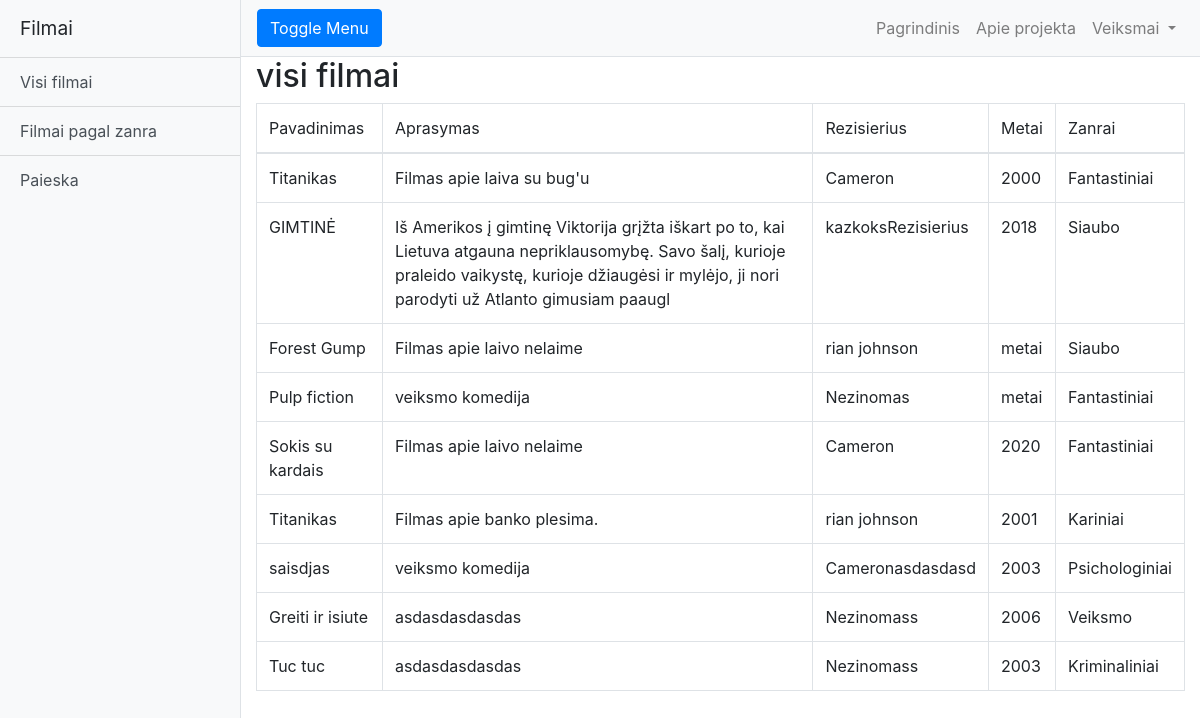
Page /?page=visi on the committed database.
### tables this page shows
CREATE TABLE `filmaitable` (
  `id` int(11) NOT NULL,
  `pavadinimas` varchar(45) DEFAULT NULL,
  `aprasymas` varchar(200) DEFAULT NULL,
  `metai` varchar(45) DEFAULT NULL,
  `rezisierius` varchar(45) DEFAULT NULL,
  `imdb` varchar(45) DEFAULT NULL,
  `genre_id` varchar(45) DEFAULT NULL
);

CREATE TABLE `zanrai` (
  `id` int(11) NOT NULL,
  `pavadinimas` varchar(100) NOT NULL
);

### index.php (called while the page is built, shortened)
<?php
require 'config/config.php';
include "config/links.php";
include "templates/".activeTemplate."/index.view.php";

### config/config.php (called while the page is built, shortened)
<?php
$siteName = "Filmai";

### config/links.php (called while the page is built)
<?php
$nav = [
        'primary' => [
                    'visi' => 'Visi filmai',
                    'zanrai' => 'Filmai pagal zanra',
                    'paieska' => 'Paieska'
        ],
        'actions' => [
            '' => 'Pagrindinis',
            'apie' => "Apie projekta",
            'dropdown' => [
                            'filmu-valdymas' => 'Filmu valdymas',
                            'zanru-valdymas' => 'Zanru valdymas',
                            'profilio-valdymas' => 'Profilio valdymas',
                        ]
                ]
];

### templates/main/pages/all_films.page.php (the view)
<h2>visi filmai</h2>
<?php
$dns= "mysql:host=$host;dbname=$db";
try{
    $conn = new PDO($dns, $username, $password, $options);
    if($conn){
        $stmt = $conn->query("SELECT filmaitable.pavadinimas, filmaitable.aprasymas, filmaitable.rezisierius, filmaitable.metai, filmaitable.genre_id, zanrai.pavadinimas AS zanroPavadinimas
                                        FROM filmaitable
                                        INNER JOIN zanrai ON filmaitable.genre_id=zanrai.id");
        $filmai = $stmt->fetchAll();
    }
} catch (PDOException $e) {
    echo $e->getMessage();
} ?>
<table class="table table-bordered">
    <thead>
    <tr>
        <td>Pavadinimas</td>
        <td>Aprasymas</td>
        <td>Rezisierius</td>
        <td>Metai</td>
        <td>Zanrai</td>
    </tr>
    </thead>
    <tr>
        <?php
        foreach ($filmai as $filmas): ?>
    <tr>
    <td><?=$filmas['pavadinimas']; ?></td>
    <td><?=$filmas['aprasymas']; ?></td>
    <td><?=$filmas['rezisierius']; ?></td>
    <td><?=$filmas['metai']; ?></td>
    <td><?=$filmas['zanroPavadinimas']; ?></td>
    </tr>
    <?php endforeach; ?>
    </tr>
</table>

### templates/main/index.view.php (shortened to what this page needs)
<!DOCTYPE html>
<html lang="en">
<head>
    <link href="/sfilmai/templates/main/css/bootstrap.min.css" rel="stylesheet">
    <link href="/sfilmai/templates/main/css/simple-sidebar.css" rel="stylesheet">
</head>
<body>
<div class="d-flex" id="wrapper">
   <?php include "_partials/header.view.php" ?>
    <div id="page-content-wrapper">
       <?php include "_partials/nav.view.php"; ?>
        <main class="container-fluid">
            <?php
            require ($_SERVER['DOCUMENT_ROOT'].'/sfilmai/router.php');
            ?>
        </main>
    </div>
</div>
</body>
</html>

### templates/main/_partials/header.view.php
<div class="bg-light border-right" id="sidebar-wrapper">
    <div class="sidebar-heading"><?=$siteName; ?> </div>
    <div class="list-group list-group-flush">
        <?php foreach ($nav as $sritis => $pavadinimas): ?>
            <?php if ($sritis == 'primary') :?>
                <?php foreach ($pavadinimas as $title => $href ) :?>
                    <a href="?page=<?= $title ; ?>" class="list-group-item list-group-item-action bg-light"> <?= $href; ?></a>
                <?php endforeach; ?>
            <?php endif; ?>
        <?php endforeach; ?>
    </div>
</div>

### templates/main/_partials/nav.view.php (shortened to what this page needs)
<nav class="navbar navbar-expand-lg navbar-light bg-light border-bottom">
    <button class="btn btn-primary" id="menu-toggle">Toggle Menu</button>
    <div class="collapse navbar-collapse" id="navbarSupportedContent">
        <ul class="navbar-nav ml-auto mt-2 mt-lg-0">
            <?php foreach ($nav['actions'] as $id => $navigation):?>
                <?php if ($id != 'dropdown'):?>
                    <li class="nav-item">
                        <a class="nav-link" href ="?page=<?=$id?>"><?=$navigation;?></a>
                    </li>
                <?php endif;?>
            <?php endforeach;?>
            <li class="nav-item dropdown">
                <a class="nav-link dropdown-toggle" href="#" id="navbarDropdown" role="button" data-toggle="dropdown" aria-haspopup="true" aria-expanded="false">
                    Veiksmai
                </a>
            </li>
        </ul>
    </div>
</nav>

### router.php (shortened to what this page needs)
<?php
if (isset($_GET['page'])){
    switch (htmlspecialchars($_GET['page'])){
        case 'visi':
            include ('templates/'.activeTemplate.'/pages/all_films.page.php');
            break;
    }
} else {
    include ('templates/'.activeTemplate.'/pages/main_page.php');
}

### templates/main/css/simple-sidebar.css (style rules this page uses)
body { overflow-x: hidden; }
#sidebar-wrapper { min-height: 100vh; margin-left: -15rem; -webkit-transition: margin .25s ease-out; -moz-transition: margin .25s ease-out; -o-transition: margin .25s ease-out; transition: margin .25s ease-out; }
#sidebar-wrapper .sidebar-heading { padding: 0.875rem 1.25rem; font-size: 1.2rem; }
#sidebar-wrapper .list-group { width: 15rem; }
#page-content-wrapper { min-width: 100vw; }
@media (min-width: 768px) { #sidebar-wrapper { margin-left: 0; } }
@media (min-width: 768px) { #page-content-wrapper { min-width: 0; width: 100%; } }

### rows in the picture
filmaitable: pavadinimas "Titanikas", aprasymas "Filmas apie laiva su bug'u", rezisierius "Cameron", metai "2000", zanrai.pavadinimas "Fantastiniai"
filmaitable: pavadinimas "GIMTINĖ", aprasymas "Iš Amerikos į gimtinę Viktorija grįžta iškart po to, kai Lietuva atgauna nepriklausomybę. Savo šalį, kurioje praleido vaikystę, kurioje džiaugėsi ir mylėjo, ji nori parodyti už Atlanto gimusiam paaugl", rezisierius "kazkoksRezisierius", metai "2018", zanrai.pavadinimas "Siaubo"
filmaitable: pavadinimas "Forest Gump", aprasymas "Filmas apie laivo nelaime", rezisierius "rian johnson", metai "metai", zanrai.pavadinimas "Siaubo"
filmaitable: pavadinimas "Pulp fiction", aprasymas "veiksmo komedija", rezisierius "Nezinomas", metai "metai", zanrai.pavadinimas "Fantastiniai"
filmaitable: pavadinimas "Sokis su kardais", aprasymas "Filmas apie laivo nelaime", rezisierius "Cameron", metai "2020", zanrai.pavadinimas "Fantastiniai"
filmaitable: pavadinimas "Titanikas", aprasymas "Filmas apie banko plesima.", rezisierius "rian johnson", metai "2001", zanrai.pavadinimas "Kariniai"
filmaitable: pavadinimas "saisdjas", aprasymas "veiksmo komedija", rezisierius "Cameronasdasdasd", metai "2003", zanrai.pavadinimas "Psichologiniai"
filmaitable: pavadinimas "Greiti ir isiute", aprasymas "asdasdasdasdas", rezisierius "Nezinomass", metai "2006", zanrai.pavadinimas "Veiksmo"
filmaitable: pavadinimas "Tuc tuc", aprasymas "asdasdasdasdas", rezisierius "Nezinomass", metai "2003", zanrai.pavadinimas "Kriminaliniai"

### other values in the picture
$siteName "Filmai"
$href "Visi filmai"
$href "Filmai pagal zanra"
$href "Paieska"
$navigation "Pagrindinis"
$navigation "Apie projekta"
